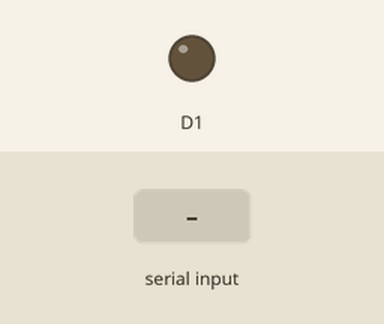
Bench run of a sketch on a simulated ESP8266 (NodeMCU). On the bench: output pins drawn as LEDs (lit = HIGH). The inputs (shaded band) are chosen by the test bench. WiFi joins after 1.5 s; servers stay silent unless stated; uploads are accepted with an empty reply; what the sketch prints to the serial monitor is not drawn.

Above: at 0.0 s.
At 8.2 s:
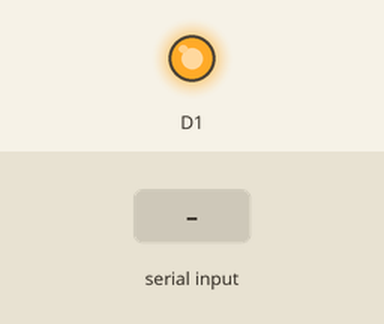
8.3 s: "1\n" received over Serial
Timing chart, 0 to 11.3 s (numbered marks = the images above; inputs shaded):
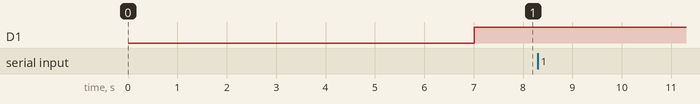

The sketch:

SenderCodeV0.3.4.ino
```cpp
/**********************************************************************
项目名称/Project          : 基于柔性传感器的图书馆智能座位管理系统
程序名称/Program name     : CenderCode
版本/Version             : V0.3.4 （测试版为发布版版本号前加0.）
团队/Team                : ThreeBugs
作者/Author              : EmberOfBag
日期/Date（YYYYMMDD）     : 20200623
程序目的/Purpose          :
此程序为项目硬件部分主站的代码。实现NodeMCU与服务器的通信，该程序实现连接wifi的
NodeMCU（Sender）与主站（Slave）进行串口通信，数据并发送给服务器。
NodeMCU以客户端模式（Station/STA）运行。
此版本为测试版本，测试版本代码带有串口打印数据，发布版本将删除串口打印。

此代码为主站代码。此代码主要功能：
    - 通过串口通信接收主站（Slave）数据
    - 通过HTTP协议向服务器发送HTTP请求
    - HTTP请求中包含座位的压力数据，即从站数据。
-----------------------------------------------------------------------
其他说明：

http信息发送说明
39.99.152.88

串口说明：
串口发送中断说明：使用D1引脚（GPIO5）作为主站串口发送的外部中断。
首先此发送站读取数据前将D1置低，再置高，给主站一个上升沿，主站发送数据，发送站
延迟等待发送结束，延迟结束后读取数据，读完后再进入下一轮，不断循环。
***********************************************************************/
#include <ESP8266WiFi.h>

const char *host = "39.99.152.88"; // 网络服务器地址  // Web address
const int httpPort = 80;           // http端口80     // HTTP port 80

// 设置wifi接入信息(请根据您的WiFi信息进行修改)
// Set WiFi access information (please modify it according to your WiFi information)
const char *ssid = "Connect with 10 RMB";
const char *password = "zhanghao123";

#define RequestIntervalTime 500 //发送一次http请求间隔时间
#define ReadDataTime 100        //等待读取完毕串口数据的时间

//请求标志时间
int RequestMarkTime = 0;
int RequestPreviousTime = 0;
int RequestCurrentTime = 0;

//构建存储数据的字符数组
char *RevBuf[20] = {0}; //存储分割后的，只要大于16就行
// 建立终止字符，作为串口数据结束标志
char TerminateChar = 'T';

void setup()
{
    // 延迟是必须的，要等待主站（Slave）初始化完成
    delay(5000);

    // 初始化串口设置
    // Initialize the serial setting
    Serial.begin(9600); //初始化串口，设置其波特率为9600
    Serial.println("初始化串口成功");

    // 设置ESP8266工作模式为无线终端模式
    // Set ESP8266 operating mode to STA mode
    WiFi.mode(WIFI_AP_STA); //设置WIFI模式为混合
    Serial.println("设置ESP8266工作模式为STA模式");

    // 设置省电模式为NONE_SLEEP_T，不需要省电
    wifi_set_sleep_type(NONE_SLEEP_T);

    // 开始连接wifi
    // Start connecting to WiFi
    WiFi.begin(ssid, password);
    Serial.print("开始连接wifi");

    // 等待WiFi连接,连接成功打印IP
    // Wait for WiFi to connect, print IP if connected successfully
    while (WiFi.status() != WL_CONNECTED)
    {
        delay(1000);
        Serial.print(".");
    }
    Serial.println("\nWiFi Connected!");

    //初始化D1（GPIO5），输出电平，作为主站的外部中断来源
    pinMode(D1, OUTPUT);
}

void loop()
{
    RequestCurrentTime = millis();
    RequestMarkTime = RequestCurrentTime - RequestPreviousTime + ReadDataTime; // 加ReadDataTime是因为在发送http请求之前在ReadData中会有延迟
    Serial.println("RequestMarkTime:");
    Serial.println(RequestMarkTime);
    if (RequestMarkTime >= RequestIntervalTime)
    {
        RequestPreviousTime = millis();
        WifiClientRequest();
        RequestMarkTime = 0;
    }
}

//***********************构建接收到的数据***********************//
void ReadData()
{
    char SeatPressureData[1024] = {0};
    int DataLength;
    int num;
    digitalWrite(D1, LOW);
    digitalWrite(D1, HIGH);
    delay(ReadDataTime); //延迟等待发送数据结束，延迟更好控制时间
    if (Serial.available())
    {
        Serial.print("\r\n============================================================\r\n");
        DataLength = Serial.available();
        num = 0;
        // 当串口接收到信息后
        Serial.println("Received Serial Data:");
        Serial.readBytesUntil(TerminateChar, SeatPressureData, DataLength); //读取串口的数据到SeatPressureData中缓存，以TerminateChar,即T作为结束标志
        for (int i = 0; i < DataLength; i++)                                // 然后通过串口监视器输出 SeatPressureData
        {
            Serial.print(SeatPressureData[i]); // 函数所读取的信息
        }
        Serial.println("");
        Serial.println("Finished Printing Recevied Data.");
        Serial.print("\r\n************************************************************\r\n");

        split(SeatPressureData, ",", RevBuf, &num);
        Serial.println("RevBuf Data:");
        for (int j = 0; j < num; j++) // 然后通过串口监视器输出 RevBuf
        {
            Serial.print((char *)RevBuf[j]); // 函数所读取的信息
            Serial.print(";");
        }
        Serial.println("");
        Serial.println("Finished Printing RevBuf Data.");
        Serial.print("\r\n============================================================\r\n");
        while (Serial.available())
        {
            Serial.read();
        }
    }
}

//*************************字符串分隔***************************//
/* 参数：  src 源字符串的首地址
**        separator  指定的分割字符
**        dest  接收子字符串的数组
**        num  分割后子字符串的个数
*/
void split(char *src, const char *separator, char **dest, int *num)
{
    char *pNext;
    int count = 0;
    if (src == NULL || strlen(src) == 0)
        return;
    if (separator == NULL || strlen(separator) == 0)
        return;
    pNext = strtok(src, separator);
    while (pNext != NULL)
    {
        *dest++ = pNext;
        ++count;
        pNext = strtok(NULL, separator);
    }
    *num = count;
}

//********************向服务器发送HTTP请求**********************//
void WifiClientRequest()
{
    // 串口获取数据
    ReadData();

    // 建立WiFi客户端对象，对象名称client
    WiFiClient client;

    // 构建座位数据字符串
    char ChairData[2048];
    RevBuf[15] = "0"; //功能实现就行的修bug，bug为RevBuf[15]带一个空格。
    sprintf(ChairData, "0=%s&1=%s&2=%s&3=%s&4=%s&5=%s&6=%s&7=%s&8=%s&9=%s&10=%s&11=%s&12=%s&13=%s&14=%s&15=0", RevBuf[0], RevBuf[1], RevBuf[2], RevBuf[3], RevBuf[4], RevBuf[5], RevBuf[6], RevBuf[7], RevBuf[8], RevBuf[9], RevBuf[10], RevBuf[11], RevBuf[12], RevBuf[13], RevBuf[14]);
    //  ChairData = "0=0&1=0&2=0&3=0&4=0&5=0&6=0&7=0&8=0&9=0&10=0&11=0&12=0&13=0&14=0&15=0";

    // 将需要发送的数据信息放入客户端请求
    String url = "/chair_check.php?" + (String)ChairData;

    // 建立字符串，用于HTTP请求
    String httpRequest = String("GET /") + url + " HTTP/1.1\r\n" +
                         "Host: " + host + "\r\n" +
                         "Connection: keep-alive\r\n" +
                         "Content-Type: application/x-www-form-urlencoded\r\n" +
                         "\r\n";

    // 通过串口输出连接服务器名称以便查阅连接服务器的网址
    Serial.print("------------------------------------------------------------\r\n");
    Serial.print("Connecting to ");
    Serial.print(host);

    // 连接服务器
    if (client.connect(host, httpPort))
    {
        Serial.println(" Success!"); // 连接成功后串口输出“Success”信息

        client.print(httpRequest);           // 向服务器发送HTTP请求
        Serial.println("Sending request: "); // 通过串口输出HTTP请求信息内容以便查阅
        Serial.println(httpRequest);

        // 通过串口输出网络服务器响应信息
        Serial.println("Web Server Response:");
        while (!client.available())
        {
        } //等待服务器返回数据
        while (client.available())
        {
            //client.connected()
            if (client.available())
            {
                String line = client.readStringUntil('\n');
                Serial.println(line);
            }
        }
        //    client.stop();                      // 断开与服务器的连接
        //    Serial.print("Disconnected from "); // 并且通过串口输出断开连接信息
        //    Serial.print(host);
    }
    else // 如果连接不成功则通过串口输出“连接失败”信息
    {
        Serial.println(" connection failed!");
        client.stop();
    }
    Serial.print("------------------------------------------------------------\r\n");
}
```
